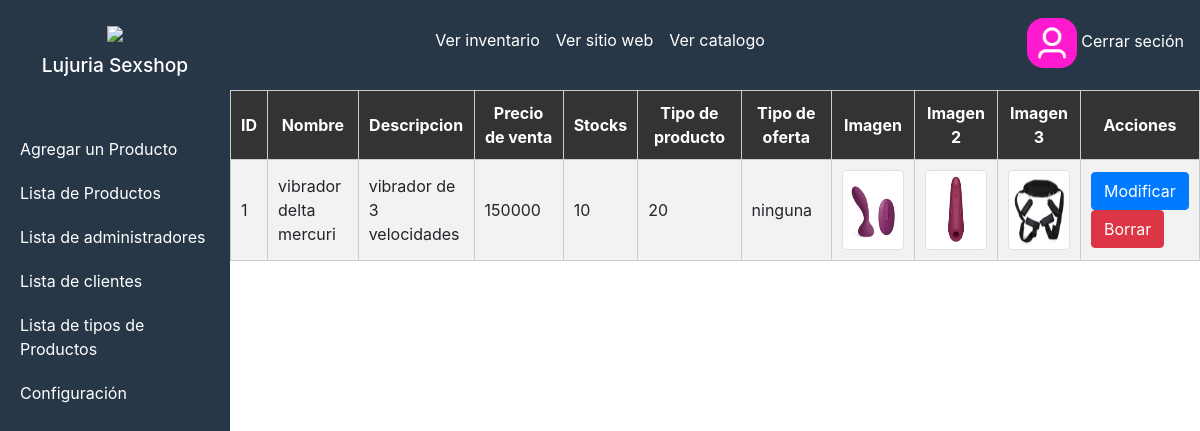
Screenshot of /administrador/seccion/lista_productos.php (signed in) with the database file from the repository.
### tables this page shows
CREATE TABLE `tlb_producto` (
  `producto_id` int(11) NOT NULL,
  `producto_nombre` varchar(30) DEFAULT NULL,
  `producto_descripcion` varchar(100) DEFAULT NULL,
  `producto_componenetes` varchar(300) DEFAULT NULL,
  `producto_modo_uso` varchar(500) DEFAULT NULL,
  `producto_precauciones` varchar(500) DEFAULT NULL,
  `producto_precio_compra` int(11) DEFAULT NULL,
  `producto_precio_venta` int(11) DEFAULT NULL,
  `producto_cantidad` tinyint(4) DEFAULT NULL,
  `producto_tipo` varchar(30) DEFAULT NULL,
  `producto_oferta` varchar(30) DEFAULT NULL,
  `producto_imagen` blob DEFAULT NULL,
  `producto_imagen_2` blob DEFAULT NULL,
  `producto_imagen_3` blob DEFAULT NULL
);

### administrador/seccion/productos.php (called while the page is built, shortened)
<?php
include("../config/db.php");
$sentenciaSQL= $conexion->prepare("SELECT * FROM tlb_producto");
$sentenciaSQL->execute();
$lista_producto=$sentenciaSQL->fetchAll(PDO::FETCH_ASSOC);

### administrador/seccion/lista_productos.php (the view, shortened to what this page needs)
<?php include("../../administrador\seccion/template-sections\barra-vertical.php") ?>
<?php include("../../administrador\seccion\productos.php") ?>
<head>
    <link rel="stylesheet" href="../../administrador\css\lista_produc_style.css">
</head>
<body>
    <div class="contenido_tabla">
        <div class="tabla">
        <table class="table-custom">
            <thead>
                <tr>
                <th>ID</th>
                <th>Nombre</th>
                <th>Descripcion</th>
                <th>Precio de venta</th>
                <th>Stocks</th>
                <th>Tipo de producto</th>
                <th>Tipo de oferta</th>
                <th>Imagen</th>
                <th>Imagen 2</th>
                <th>Imagen 3</th>
                <th>Acciones</th>
                </tr>
            </thead>
            <tbody class="contenido">
                <?php foreach($lista_producto as $producto) {  $txtID = $producto['producto_id']; ?>
                <tr>
                <td><?php echo $producto['producto_id']; ?></td>
                <td><?php echo $producto['producto_nombre']; ?></td>
                <td><?php echo $producto['producto_descripcion']; ?></td>
                <td><?php echo $producto['producto_precio_venta']; ?></td>
                <td><?php echo $producto['producto_cantidad']; ?></td>
                <td><?php echo $producto['producto_tipo']; ?></td>
                <td><?php echo $producto['producto_oferta']; ?></td>
                <td>
                    <img class="img-thumbnail rounded" src="../../img/<?php echo $producto['producto_imagen']; ?>" width="100" alt="" srcset="">
                </td>
                <td>
                    <img class="img-thumbnail rounded" src="../../img/<?php echo $producto['producto_imagen_2']; ?>" width="100" alt="" srcset="">
                </td>
                <td>
                    <img class="img-thumbnail rounded" src="../../img/<?php echo $producto['producto_imagen_3']; ?>" width="100" alt="" srcset="">
                </td>
                <td>
                    <form method="post">
                    <a href="../../administrador\seccion\modificar-productos.php?id=<?php echo $txtID; ?>" type="submit" name="accion"  class="btn btn-primary">Modificar </a>
                    <input type="submit" name="accion" value="Borrar" class="btn btn-danger"/>
                    </form>
                </td>
                </tr>
                <?php } ?>
            </tbody>
        </table>
                </div>
                </div>
</body>

### administrador/seccion/template-sections/cabecera.php (shortened to what this page needs)
<!doctype html>
<html lang="es">
  <head>
    <link rel="stylesheet" href="../../administrador\css\nav-style.css">
      <link rel="stylesheet" href="https://stackpath.bootstrapcdn.com/bootstrap/4.3.1/css/bootstrap.min.css">
  </head>
  <body>
    <?php $url="http://".$_SERVER['HTTP_HOST']."/pagina_web" ?>
  <nav class="caja">
    <div class="navegador">
        <div class="menu navbar-expand" >
          <div class="nav navbar-nav">
          <a class="nav-item nav-link" href="../../administrador\seccion\inventario.php">Ver inventario</a>
            <a class="nav-item nav-link" href="<?php echo $url;?>">Ver sitio web</a>
            <a class="nav-item nav-link" href="../../administrador\seccion\visualizacion_productos.php">Ver catalogo</a>
          </div>
        </div>
    </div>
<div class="cerrar-session">
          <a class="cerrar nav-link" href="<?php echo $url;?>/administrador/seccion/cerrar.php"><img src="../../img\Iconos\usuario.png"> Cerrar seción</a>
          </div>
</nav>

### administrador/seccion/template-sections/barra-vertical.php (shortened to what this page needs)
<?php include("../../administrador\seccion/template-sections\cabecera.php"); ?>
<head>
    <link rel="stylesheet" href="../..\administrador\css\barra-style.css">
      <link rel="stylesheet" href="https://stackpath.bootstrapcdn.com/bootstrap/4.3.1/css/bootstrap.min.css">
  </head>
  <body>
    <?php $url="http://".$_SERVER['HTTP_HOST']."/pagina_web" ?>
    <div class="sidebar">
     <div class="logo">
      <a href="<?php echo $url;?>/administrador/inicio.php"><img src="../../img\logo\logo oficial.png"></a>
      <h1>Lujuria Sexshop</h1>
    </div>
    <ul class="menu-barra">
      <li><a href="../../administrador\seccion\agregar_producto.php">Agregar un Producto</a></li>
      <li><a href="../../administrador\seccion\lista_productos.php">Lista de Productos</a></li>
      <li><a href="../../administrador\seccion\lista-administradores.php">Lista de administradores</a></li>
      <li><a href="../../administrador\seccion\lista-usarios.php">Lista de clientes</a></li>
      <li><a href="../../administrador\seccion\Lista_tipo-producto.php">Lista de tipos de Productos</a></li>
      <li><a href="../../administrador\seccion\Configuraciones.php">Configuración</a></li>
    </ul>
  </div>
</body>

### administrador/css/nav-style.css (style rules this page uses)
nav a { color: black; text-decoration: none; transition: color 0.3s ease; }
.caja { background-color: #283747; width: 100%; height: 90px; }
.menu { list-style: none; padding-top: 20px; width: fit-content; margin: 0 auto; position: relative; }
.menu a { color: white; text-decoration: none; }
.cerrar-session { position: absolute; top: 0; right: 0; }
.cerrar-session a { color: white; text-decoration: none; }
.cerrar { margin-top: 10px; }
.cerrar img { width: 50px; }

### administrador/css/barra-style.css (style rules this page uses)
.sidebar { width: 230px; height: 100vh; background-color: #283747; color: #fff; margin-top: -90px; position: absolute; }
.logo { text-align: center; padding: 20px 0; }
.logo img { width: 200px; }
.logo h1 { margin: 10px 0; font-size: 1.2em; }
.menu-barra { list-style-type: none; padding: 0; margin: 20px 0; }
.menu-barra li { padding: 10px 20px; cursor: pointer; transition: background-color 0.3s; }
.menu-barra li a { display: block; color: #fff; text-decoration: none; }
.menu-barra a { color: #fff; text-decoration: none; }

### administrador/css/lista_produc_style.css (style rules this page uses)
.contenido_tabla { width: 100%; height: 560px; display: flex; overflow: auto; top: 0; }
.contenido_tabla td { max-width: 120px; overflow: hidden; text-overflow: ellipsis; }
.tabla { width: 100%; margin-left: 230px; }
.table-custom { border-collapse: collapse; background-color: rgba(65, 65, 76, 0.307); }
.table-custom th, .table-custom td { padding: 10px; border: 1px solid #ccc; }
.table-custom thead tr { background-color: #333; color: #fff; text-align: center; }
.table-custom th { margin: 5px; }
.table-custom tbody tr:nth-child(odd) { background-color: #f2f2f2; }
.contenido img { width: 80px; height: 80px; }

### rows the page displays
tlb_producto: producto_id "1", producto_nombre "vibrador delta mercuri", producto_descripcion "vibrador de 3 velocidades", producto_precio_venta "150000", producto_cantidad "10", producto_tipo "20", producto_oferta "ninguna", producto_imagen (picture), producto_imagen_2 (picture), producto_imagen_3 (picture)
